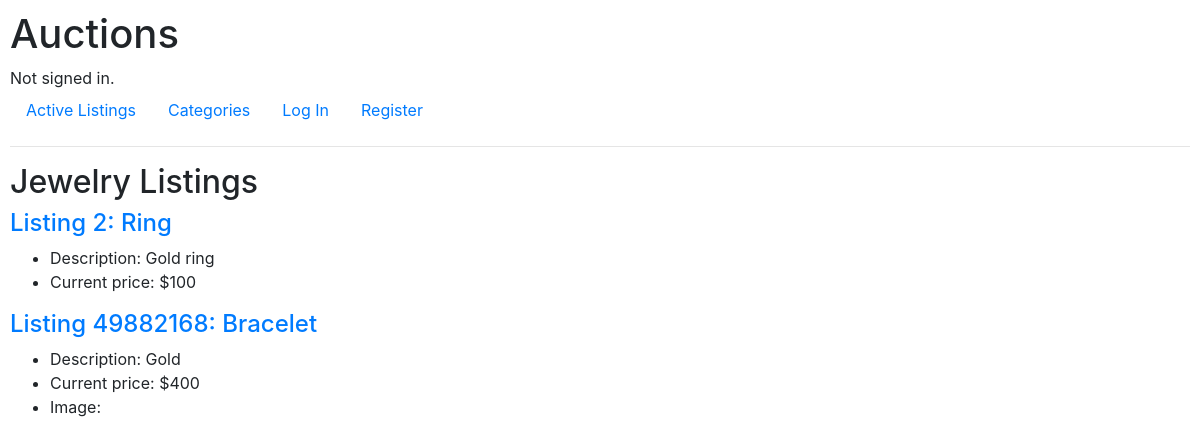
Page /Jewelry/category_listings on the committed database.
### auctions/models.py (models this page shows)
class Listing(models.Model):
    listing_id = models.AutoField(primary_key=True)
    title = models.CharField(max_length=64)
    description = models.CharField(max_length=500)
    price = models.IntegerField()
    image_URL = models.URLField(blank=True)
    category = models.ForeignKey(Categorie, on_delete=models.CASCADE, related_name="listing")
    username = models.CharField(max_length=64)
    closed = models.BooleanField()

### auctions/views.py (the view)
# urls.py: path("<str:category_name>/category_listings", views.category_listings, name="category_listings"),
def category_listings(request, category_name):
    return render(request, "auctions/category_listings.html", {
        "category_name": category_name,
        "category_listings": Listing.objects.filter(category=category_name)
    })

### auctions/templates/auctions/category_listings.html
{% extends "auctions/layout.html" %}
{% block body %}
<h2>{{category_name}} Listings</h2>
{% for listing in category_listings %}
<h4>
    <a href="{% url 'listing_details' listing.listing_id %}">
        Listing {{listing.listing_id}}: {{listing.title}}
    </a>
</h4>
<ul>
    <li>Description: {{listing.description}}</li>
    <li>Current price: ${{listing.price}}</li>
    {% if listing.image_URL %}
    <li>Image: <img src="{{listing.image_URL}}" alt=""></li>
    {% endif %}
</ul>
{% endfor %}
{% endblock %}

### auctions/static/auctions/styles.css (style rules this page uses)
body { padding: 10px; }

### rows in the picture
Listing: listing_id "2", title "Ring", description "Gold ring", price "100"
Listing: listing_id "49882168", title "Bracelet", description "Gold", price "400"

### other values in the picture
{{ category_name }} "Jewelry"
